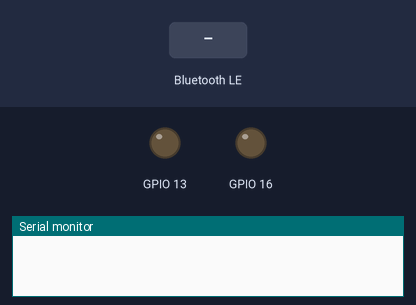
The sketch below on a simulated ESP32. On the bench: output pins drawn as LEDs (lit = HIGH), the last lines printed to the serial monitor. The inputs (shaded band) are chosen by the test bench. Nothing arrives over Bluetooth unless stated; a phone connects over Bluetooth LE 3 s after start.

Above: at 1.2 s.
1.3 s: Bluetooth LE write "1" received
At 3.8 s:
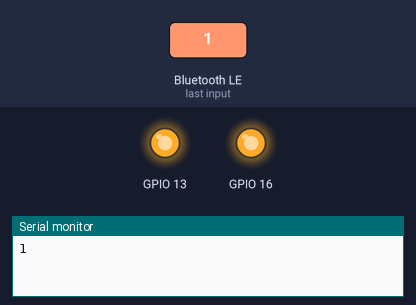
4.3 s: Bluetooth LE write "OFF" received
At 5.4 s:
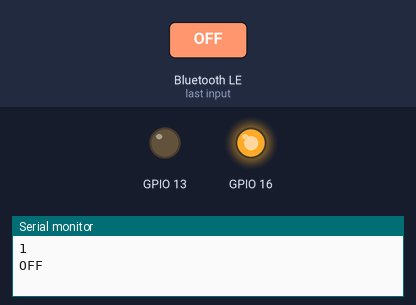
Timing chart, 0 to 7.3 s (numbered marks = the images above; inputs shaded):
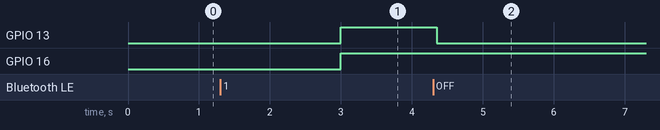

Measured:
- after the input at 1.3 s, GPIO 13: LOW → HIGH after 1.7 s
- after the input at 4.3 s, GPIO 13: HIGH → LOW after 0.05 s

The sketch:

ch3_4_2.ino
```cpp
//Generated Date: Mon, 17 Jun 2024 08:55:08 GMT

#include <BLEDevice.h>
#include <BLEServer.h>
#include <BLEUtils.h>
#include <BLE2902.h>

#define SERVICE_UUID           "6E400001-B5A3-F393-E0A9-E50E24DCCA9E"
#define CHARACTERISTIC_UUID_RX "6E400002-B5A3-F393-E0A9-E50E24DCCA9E"
#define CHARACTERISTIC_UUID_TX "6E400003-B5A3-F393-E0A9-E50E24DCCA9E"

BLECharacteristic *pCharacteristic;
bool btConnected = false;
bool btReceiveDone=false;
String btRxLoad="";
String sendTemp="";

void ljjBtConnected(){
  digitalWrite(16, 1);

}

void ljjBtDisconnected(){
  digitalWrite(16, 0);

}

class btLjjServerCallbacks: public BLEServerCallbacks {
    void onConnect(BLEServer* pServer) {
      btConnected = true;
      ljjBtConnected();
    };
    void onDisconnect(BLEServer* pServer) {
      btConnected = false;
      ljjBtDisconnected();
    }
};

class btLjjCallbacks: public BLECharacteristicCallbacks {
    void onWrite(BLECharacteristic *pCharacteristic) {
      btReceiveDone=false;
      std::string rxValue = pCharacteristic->getValue();
      if (rxValue.length() > 0) {
        btRxLoad="";
        for (int i = 0; i < rxValue.length(); i++){
          btRxLoad +=(char)rxValue[i];
        }
        btRxLoad.replace("\r","");
        btRxLoad.replace("\n","");
        btReceiveDone=true;
      }
    }
};

void setupBLE(String BLEName){
  const char *ble_name=BLEName.c_str();
  BLEDevice::init(ble_name);
  BLEServer *pServer = BLEDevice::createServer();
  pServer->setCallbacks(new btLjjServerCallbacks());
  BLEService *pService = pServer->createService(SERVICE_UUID);
  pCharacteristic= pService->createCharacteristic(CHARACTERISTIC_UUID_TX,BLECharacteristic::PROPERTY_NOTIFY);
  pCharacteristic->addDescriptor(new BLE2902());
  BLECharacteristic *pCharacteristic = pService->createCharacteristic(CHARACTERISTIC_UUID_RX,BLECharacteristic::PROPERTY_WRITE);
  pCharacteristic->setCallbacks(new btLjjCallbacks());
  pService->start();
  pServer->getAdvertising()->addServiceUUID(SERVICE_UUID);
  pServer->getAdvertising()->setScanResponse(true);
  pServer->getAdvertising()->setMinPreferred(0x06);
  pServer->getAdvertising()->setMinPreferred(0x12);
  pServer->getAdvertising()->start();
}

void setup()
{
  Serial.begin(115200);

  setupBLE("ESP32_BLE");
  pinMode(13, OUTPUT);
  pinMode(16, OUTPUT);
}

void loop()
{
  String RX_String = "";
  if (btConnected && btReceiveDone && btRxLoad.length()>0){
    RX_String = btRxLoad;
    Serial.println(RX_String);
    if (RX_String == "1") {
      digitalWrite(13, 1);
    } else if (RX_String == "OFF") {
      digitalWrite(13, 0);
    }
    btRxLoad="";
  }
}
```
